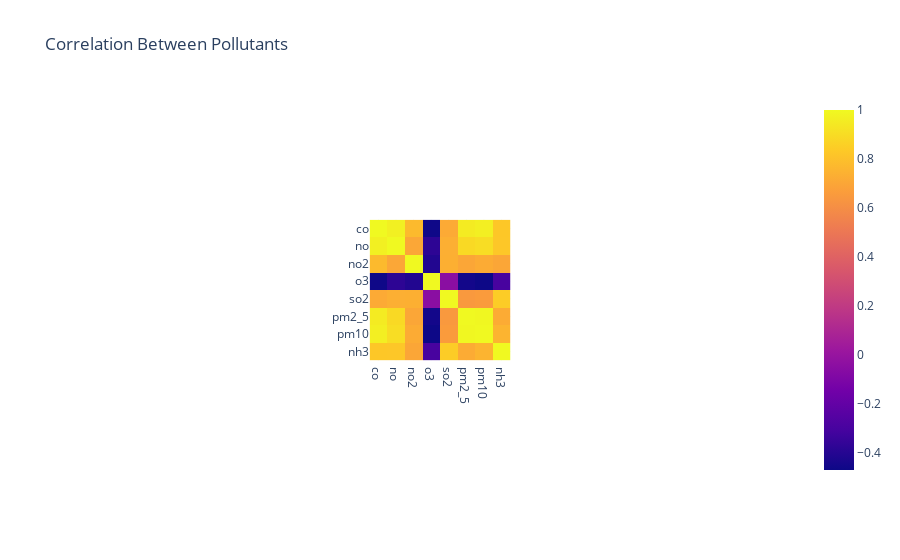

Notebook source saved alongside this figure:
### Code cell
correlation_matrix = data[pollutants].corr()
fig = px.imshow(correlation_matrix, x=pollutants, 
                 y=pollutants, title="Correlation Between Pollutants")
fig.show()

### Figure 1 — Plotly figure (JSON) as saved in the notebook; plotly's stock layout.template omitted (floating-point values rounded to 4 significant figures)
{"data": [{"coloraxis": "coloraxis", "hovertemplate": "x: %{x}<br>y: %{y}<br>color: %{z}<extra></extra>", "name": "0", "type": "heatmap", "x": ["co", "no", "no2", "o3", "so2", "pm2_5", "pm10", "nh3"], "xaxis": "x", "y": ["co", "no", "no2", "o3", "so2", "pm2_5", "pm10", "nh3"], "yaxis": "y", "z": [[1, 0.9697, 0.7764, -0.4631, 0.7168, 0.9531, 0.9668, 0.8263], [0.9697, 1, 0.7022, -0.3778, 0.7345, 0.8888, 0.9033, 0.8236], [0.7764, 0.7022, 1, -0.4072, 0.735, 0.6987, 0.72, 0.7003], [-0.4631, -0.3778, -0.4072, 1, -0.04916, -0.4505, -0.4685, -0.2997], [0.7168, 0.7345, 0.735, -0.04916, 1, 0.649, 0.6583, 0.8436], [0.9531, 0.8888, 0.6987, -0.4505, 0.649, 1, 0.9941, 0.7203], [0.9668, 0.9033, 0.72, -0.4685, 0.6583, 0.9941, 1, 0.7545], [0.8263, 0.8236, 0.7003, -0.2997, 0.8436, 0.7203, 0.7545, 1]]}], "layout": {"autosize": true, "coloraxis": {"colorscale": [[0, "#0d0887"], [0.1111, "#46039f"], [0.2222, "#7201a8"], [0.3333, "#9c179e"], [0.4444, "#bd3786"], [0.5556, "#d8576b"], [0.6667, "#ed7953"], [0.7778, "#fb9f3a"], [0.8889, "#fdca26"], [1, "#f0f921"]]}, "title": {"text": "Correlation Between Pollutants"}, "xaxis": {"anchor": "y", "autorange": true, "constrain": "domain", "domain": [0.4023, 0.5977], "range": [-0.5, 7.5], "scaleanchor": "y", "type": "category"}, "yaxis": {"anchor": "x", "autorange": true, "constrain": "domain", "domain": [0, 1], "range": [7.5, -0.5], "type": "category"}}}
